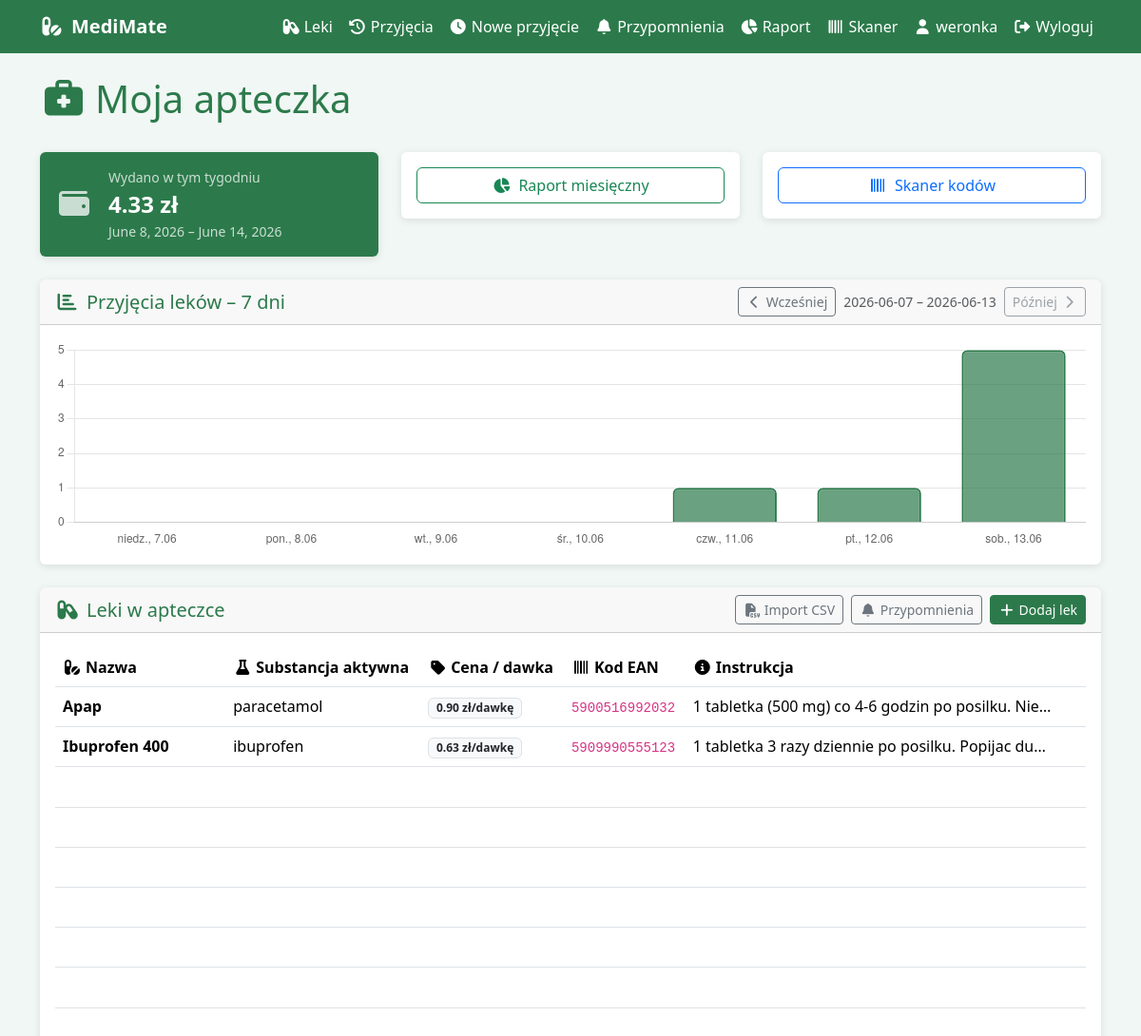
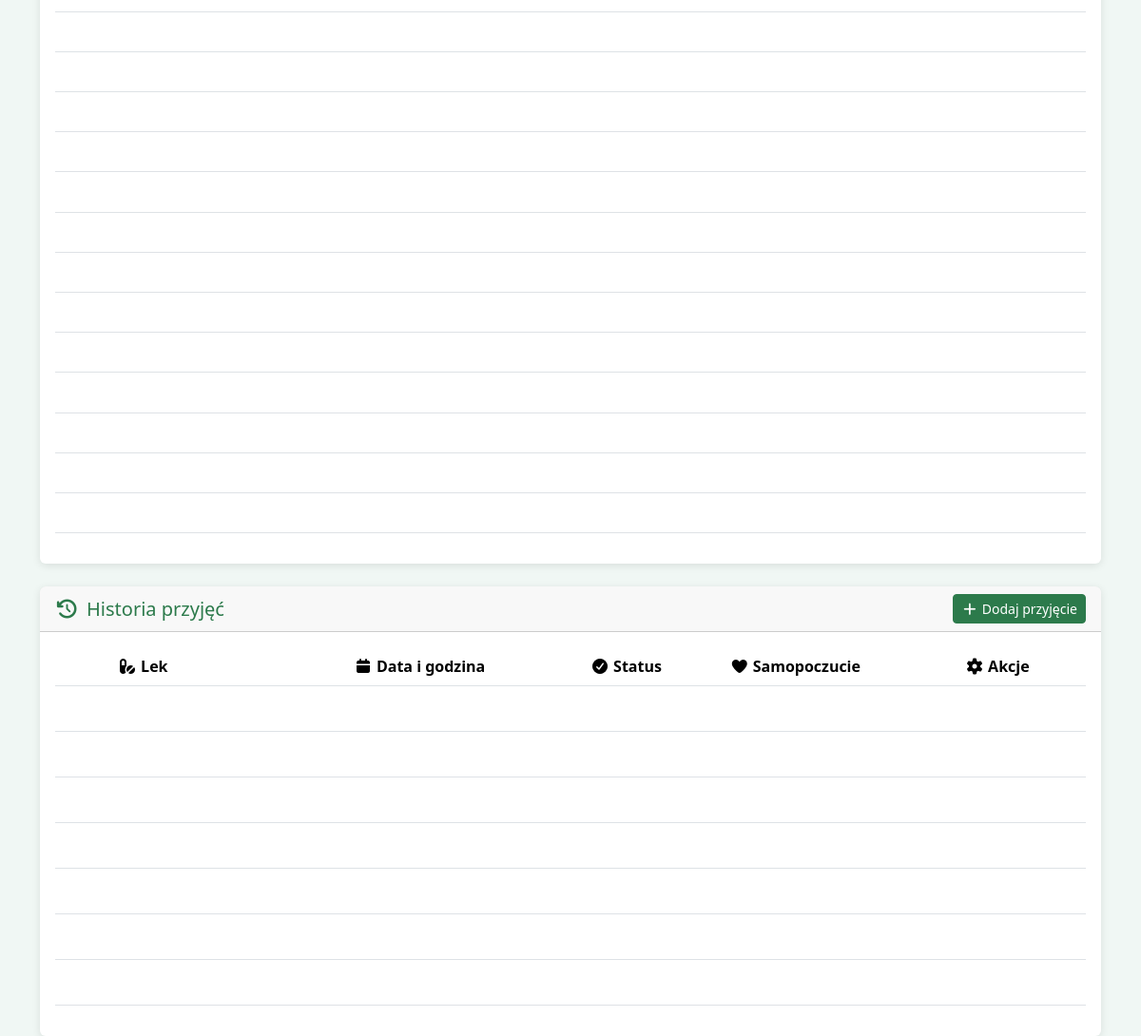
Page / (signed in) on the committed database (2 pictures, top to bottom).
### leki/models.py (models this page shows, shortened)
class Lek(models.Model):
    nazwa = models.CharField(max_length=200)
    substancja_aktywna = models.CharField(max_length=200)
    instrukcja = models.TextField(help_text="Dawkowanie, pora dnia, z czym nie łączyć")
    interakcje = models.ManyToManyField(
        'self',
        blank=True,
        verbose_name="Interakcje z innymi lekami"
    )
    uzytkownik = models.ForeignKey(
        User,
        on_delete=models.CASCADE,
        related_name='leki',
        null=True
    )
    cena = models.DecimalField(
        max_digits=8, decimal_places=2,
        null=True, blank=True,
        verbose_name="Cena opakowania (zł)",
        help_text="Cena jednego opakowania w złotych"
    )
    ilosc_w_opakowaniu = models.PositiveIntegerField(
        null=True, blank=True,
        verbose_name="Liczba tabletek / dawek w opakowaniu",
        help_text="Np. 20 tabletek, 30 kapsułek"
    )
    kod_kreskowy = models.CharField(
        max_length=30, blank=True,
        verbose_name="Kod kreskowy (EAN)",
        help_text="Wpisz lub zeskanuj kod z opakowania"
    )
    @property
    def cena_za_dawke(self):
        if self.cena and self.ilosc_w_opakowaniu:
            return round(self.cena / self.ilosc_w_opakowaniu, 4)
        return None
    class Meta:
        verbose_name = "Lek"
        verbose_name_plural = "Leki"

### leki/views.py (the view)
# urls.py: path('', views.strona_glowna, name='strona_glowna'),
@login_required
def strona_glowna(request):
    offset = int(request.GET.get('tydzien', 0))
    leki = Lek.objects.filter(uzytkownik=request.user)
    przyjecia = PrzyjecieLeku.objects.filter(uzytkownik=request.user)
    dzis = date.today()
    poniedzialek = dzis - timedelta(days=dzis.weekday())
    niedziela = poniedzialek + timedelta(days=6)
    przyjecia_tydzien = PrzyjecieLeku.objects.filter(
        uzytkownik=request.user,
        status='zazyte',
        data_godzina__date__gte=poniedzialek,
        data_godzina__date__lte=niedziela,
    ).select_related('lek')
    koszt_tygodnia = Decimal('0.00')
    for p in przyjecia_tydzien:
        if p.lek.cena_za_dawke:
            koszt_tygodnia += Decimal(str(p.lek.cena_za_dawke))
    return render(request, 'leki/strona_glowna.html', {
        'leki': leki,
        'przyjecia': przyjecia,
        'tydzien_offset': offset,
        'koszt_tygodnia': koszt_tygodnia,
        'tydzien_od': poniedzialek,
        'tydzien_do': niedziela,
    })

### leki/templates/leki/strona_glowna.html (shortened to what this page needs)
{% extends 'leki/base.html' %}
{% block content %}
<div class="d-flex justify-content-between align-items-center mb-4">
    <h1><i class="fas fa-briefcase-medical me-2"></i>Moja apteczka</h1>
</div>
<div class="row mb-4">
    <div class="col-md-4">
        <div class="card text-white" style="background:#2c7a4b;">
            <div class="card-body">
                <div class="d-flex align-items-center">
                    <i class="fas fa-wallet fa-2x me-3 opacity-75"></i>
                    <div>
                        <div class="small opacity-75">Wydano w tym tygodniu</div>
                        <div class="fs-4 fw-bold">{{ koszt_tygodnia|floatformat:2 }} zł</div>
                        <div class="small opacity-75">{{ tydzien_od }} – {{ tydzien_do }}</div>
                    </div>
                </div>
            </div>
        </div>
    </div>
    <div class="col-md-4">
        <div class="card">
            <div class="card-body text-center">
                <a href="{% url 'raport' %}" class="btn btn-outline-success w-100">
                    <i class="fas fa-chart-pie me-2"></i>Raport miesięczny
                </a>
            </div>
        </div>
    </div>
    <div class="col-md-4">
        <div class="card">
            <div class="card-body text-center">
                <a href="{% url 'skaner' %}" class="btn btn-outline-primary w-100">
                    <i class="fas fa-barcode me-2"></i>Skaner kodów
                </a>
            </div>
        </div>
    </div>
</div>
<div class="card mb-4">
    <div class="card-header d-flex justify-content-between align-items-center">
        <h2 class="mb-0 fs-5"><i class="fas fa-chart-bar me-2"></i>Przyjęcia leków – 7 dni</h2>
        <div class="d-flex gap-2 align-items-center">
            <a href="?tydzien={{ tydzien_offset|add:'-1' }}" class="btn btn-sm btn-outline-secondary">
                <i class="fas fa-chevron-left"></i> Wcześniej
            </a>
            <span class="small text-muted" id="zakres-dat"></span>
            {% if tydzien_offset < 0 %}
            <a href="?tydzien={{ tydzien_offset|add:'1' }}" class="btn btn-sm btn-outline-secondary">
                Później <i class="fas fa-chevron-right"></i>
            </a>
            {% else %}
            <button class="btn btn-sm btn-outline-secondary" disabled>
                Później <i class="fas fa-chevron-right"></i>
            </button>
            {% endif %}
        </div>
    </div>
    <div class="card-body">
        <canvas id="przyjecia-chart" style="max-height: 220px;"></canvas>
    </div>
</div>
<div class="card mb-4 fade-card">
    <div class="card-header d-flex justify-content-between align-items-center">
        <h2 class="mb-0 fs-5"><i class="fas fa-capsules me-2"></i>Leki w apteczce</h2>
        <div class="d-flex gap-2">
            <a href="{% url 'import_csv' %}" class="btn btn-outline-secondary btn-sm">
                <i class="fas fa-file-csv me-1"></i>Import CSV
            </a>
            <a href="{% url 'harmonogram_lista' %}" class="btn btn-outline-secondary btn-sm">
                <i class="fas fa-bell me-1"></i>Przypomnienia
            </a>
            <a href="{% url 'dodaj_lek' %}" class="btn btn-primary btn-sm">
                <i class="fas fa-plus me-1"></i>Dodaj lek
            </a>
        </div>
    </div>
    <div class="card-body">
        {% if leki %}
        <table class="table table-hover">
            <thead>
                <tr>
                    <th><i class="fas fa-pills me-1"></i>Nazwa</th>
                    <th><i class="fas fa-flask me-1"></i>Substancja aktywna</th>
                    <th><i class="fas fa-tag me-1"></i>Cena / dawka</th>
                    <th><i class="fas fa-barcode me-1"></i>Kod EAN</th>
                    <th><i class="fas fa-info-circle me-1"></i>Instrukcja</th>
                </tr>
            </thead>
            <tbody>
                {% for lek in leki %}
                <tr class="fade-card">
                    <td><strong>{{ lek.nazwa }}</strong></td>
                    <td>{{ lek.substancja_aktywna }}</td>
                    <td>
                        {% if lek.cena_za_dawke %}
                            <span class="badge bg-light text-dark border">
                                {{ lek.cena_za_dawke|floatformat:2 }} zł/dawkę
                            </span>
                        {% elif lek.cena %}
                            <span class="text-muted small">{{ lek.cena }} zł/opak.</span>
                        {% else %}
                            <span class="text-muted small">—</span>
                        {% endif %}
                    </td>
                    <td>
                        {% if lek.kod_kreskowy %}
                            <code>{{ lek.kod_kreskowy }}</code>
                        {% else %}—{% endif %}
                    </td>
                    <td>{{ lek.instrukcja|truncatechars:50 }}</td>
                </tr>
                {% endfor %}
            </tbody>
        </table>
        {% else %}
        <p class="text-muted">
            <i class="fas fa-info-circle me-1"></i>
            Brak leków. <a href="{% url 'dodaj_lek' %}">Dodaj pierwszy lek</a>
            lub <a href="{% url 'import_csv' %}">wgraj plik CSV</a>.
        </p>
        {% endif %}
    </div>
</div>
<div class="card">
    <div class="card-header d-flex justify-content-between align-items-center">
        <h2 class="mb-0 fs-5"><i class="fas fa-history me-2"></i>Historia przyjęć</h2>
        <a href="{% url 'dodaj_przyjecie' %}" class="btn btn-primary btn-sm">
            <i class="fas fa-plus me-1"></i>Dodaj przyjęcie
        </a>
    </div>
    <div class="card-body">
        {% if przyjecia %}
        <table class="table table-hover">
            <thead>
                <tr>
                    <th></th>
                    <th><i class="fas fa-pills me-1"></i>Lek</th>
                    <th><i class="fas fa-calendar me-1"></i>Data i godzina</th>
                    <th><i class="fas fa-check-circle me-1"></i>Status</th>
                    <th><i class="fas fa-heart me-1"></i>Samopoczucie</th>
                    <th><i class="fas fa-cog me-1"></i>Akcje</th>
                </tr>
            </thead>
            <tbody id="przyjecia-tbody">
            </tbody>
        </table>
        {% else %}
        <p class="text-muted">
            <i class="fas fa-info-circle me-1"></i>
            Brak historii. <a href="{% url 'dodaj_przyjecie' %}">Zarejestruj przyjęcie!</a>
        </p>
        {% endif %}
    </div>
</div>
<script>
(function(){
  document.querySelectorAll('.fade-card').forEach((el, i) => {
    new IntersectionObserver(entries => {
      entries.forEach(e => { if(e.isIntersecting){ setTimeout(()=>e.target.classList.add('visible'),i*80); } });
    }, {threshold:.05}).observe(el);
  });
})();
(function(){
  const canvas = document.getElementById('przyjecia-chart');
  if (!canvas) return;
  const offset = Number("{{ tydzien_offset|default:'0' }}");
  const today = new Date(); today.setDate(today.getDate() + offset * 7);
  const labels=[], counts={}, dateKeys=[];
  for(let i=6;i>=0;i--){
    const d=new Date(today); d.setDate(today.getDate()-i);
    const key=`${d.getFullYear()}-${String(d.getMonth()+1).padStart(2,'0')}-${String(d.getDate()).padStart(2,'0')}`;
    const label=d.toLocaleDateString('pl-PL',{weekday:'short',day:'numeric',month:'numeric'});
    labels.push(label); counts[key]=0; dateKeys.push(key);
  }
  const zakres=document.getElementById('zakres-dat');
  if(zakres&&dateKeys.length) zakres.textContent=`${dateKeys[0]} – ${dateKeys[6]}`;
  document.querySelectorAll('[data-date]').forEach(el=>{ const d=el.dataset.date; if(d in counts) counts[d]++; });
  new Chart(canvas,{
    type:'bar',
    data:{labels,datasets:[{label:'Liczba przyjęć',data:Object.values(counts),backgroundColor:'rgba(44,122,75,.7)',borderColor:'rgba(44,122,75,1)',borderWidth:2,borderRadius:6}]},
    options:{responsive:true,plugins:{legend:{display:false}},scales:{y:{beginAtZero:true,suggestedMax:5,ticks:{stepSize:1}},x:{grid:{display:false}}}}
  });
})();
</script>
{% endblock %}

### leki/templates/leki/base.html (shortened to what this page needs)
{% load static %}
<!DOCTYPE html>
<html lang="pl">
<head>
    <link rel="stylesheet" href="{% static 'leki/css/bootstrap.min.css' %}">
    <link rel="stylesheet" href="{% static 'leki/css/all.min.css' %}">
</head>
<body>
    <nav class="navbar navbar-expand-lg mb-4">
        <div class="container">
            <a class="navbar-brand fw-bold" href="{% url 'strona_glowna' %}">
                <i class="fas fa-pills me-2"></i>MediMate
            </a>
            <div class="collapse navbar-collapse" id="navMenu">
                <ul class="navbar-nav ms-auto">
                    {% if user.is_authenticated %}
                    <li class="nav-item">
                        <a class="nav-link" href="{% url 'lista_lekow' %}">
                            <i class="fas fa-capsules me-1"></i>Leki
                        </a>
                    </li>
                    <li class="nav-item">
                        <a class="nav-link" href="{% url 'lista_przyjec' %}">
                            <i class="fas fa-history me-1"></i>Przyjęcia
                        </a>
                    </li>
                    <li class="nav-item">
                        <a class="nav-link" href="{% url 'dodaj_przyjecie' %}">
                            <i class="fas fa-clock me-1"></i>Nowe przyjęcie
                        </a>
                    </li>
                    <li class="nav-item">
                        <a class="nav-link" href="{% url 'harmonogram_lista' %}">
                            <i class="fas fa-bell me-1"></i>Przypomnienia
                        </a>
                    </li>
                    <li class="nav-item">
                        <a class="nav-link" href="{% url 'raport' %}">
                            <i class="fas fa-chart-pie me-1"></i>Raport
                        </a>
                    </li>
                    <li class="nav-item">
                        <a class="nav-link" href="{% url 'skaner' %}">
                            <i class="fas fa-barcode me-1"></i>Skaner
                        </a>
                    </li>
                    <li class="nav-item">
                        <a class="nav-link" href="{% url 'edytuj_profil' %}">
                            <i class="fas fa-user me-1"></i>{{ user.username }}
                        </a>
                    </li>
                    <li class="nav-item">
                        <a class="nav-link" href="{% url 'wylogowanie' %}">
                            <i class="fas fa-sign-out-alt me-1"></i>Wyloguj
                        </a>
                    </li>
                    {% endif %}
                </ul>
            </div>
        </div>
    </nav>
    <div class="container">
        {% block content %}{% endblock %}
    </div>
</body>
</html>

### leki/templates/leki/base.html (style rules this page uses)
body { background: #f0f7f4; }
.navbar { background: #2c7a4b !important; }
.navbar-brand, .nav-link { color: white !important; }
.card { border: none; box-shadow: 0 2px 8px rgba(0,0,0,0.1); }
.btn-primary { background: #2c7a4b; border-color: #2c7a4b; }
h1, h2 { color: #2c7a4b; }
.table thead { background: #2c7a4b; color: white; }

### leki/templates/leki/strona_glowna.html (style rules this page uses)
.fade-card { opacity:0; transform:translateY(20px); transition:opacity .5s ease,transform .5s ease; }
.fade-card.visible { opacity:1; transform:translateY(0); }

### rows in the picture
Lek: nazwa "Apap", substancja_aktywna "paracetamol", cena_za_dawke "0.90", kod_kreskowy "5900516992032", instrukcja "1 tabletka (500 mg) co 4-6 godzin po posilku. Nie…"
Lek: nazwa "Ibuprofen 400", substancja_aktywna "ibuprofen", cena_za_dawke "0.63", kod_kreskowy "5909990555123", instrukcja "1 tabletka 3 razy dziennie po posilku. Popijac du…"

### other values in the picture
{{ user.username }} "weronka"
{{ koszt_tygodnia|floatformat:2 }} "4.33"
{{ tydzien_od }} "June 8, 2026"
{{ tydzien_do }} "June 14, 2026"
chart data {{ tydzien_offset|default:'0' }} 0
